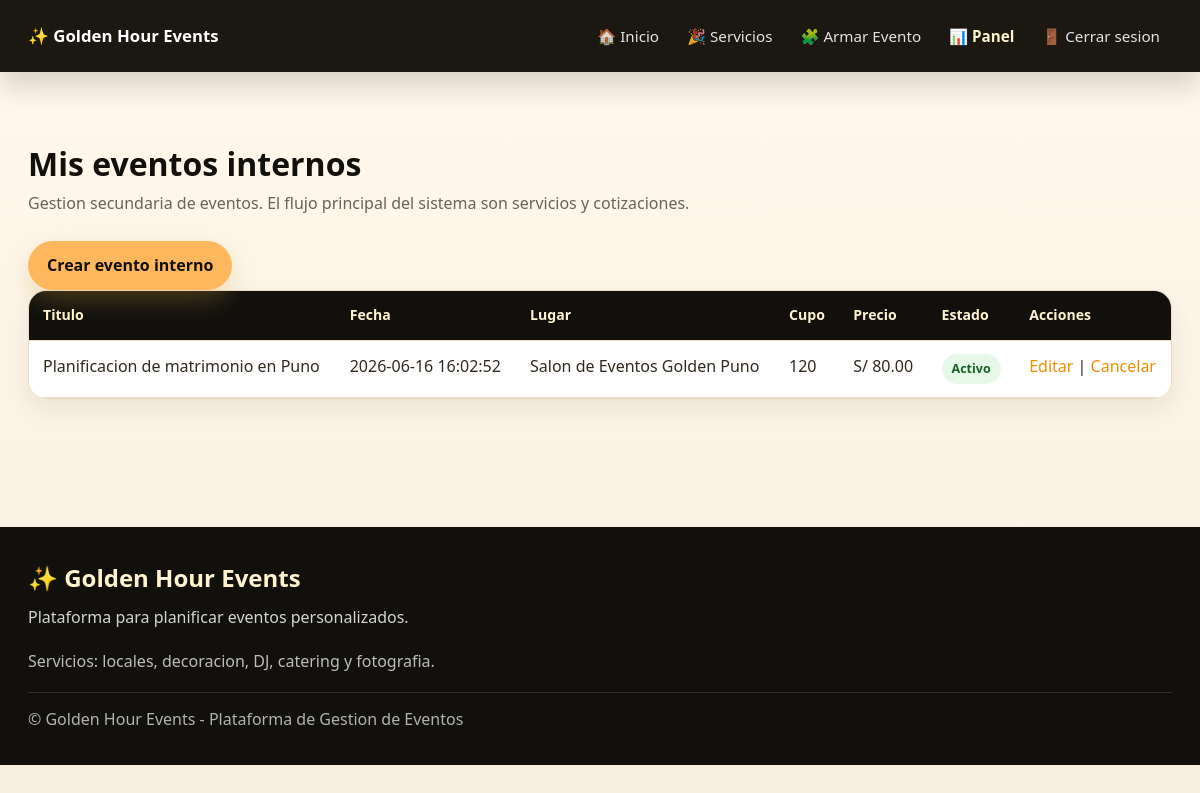
Screenshot of /views/organizer/my_events.php (signed in) with the database file from the repository.
### tables this page shows
CREATE TABLE eventos (
    id INT UNSIGNED AUTO_INCREMENT PRIMARY KEY,
    organizador_id INT UNSIGNED NOT NULL,
    titulo VARCHAR(150) NOT NULL,
    descripcion TEXT NOT NULL,
    categoria VARCHAR(80) NULL,
    fecha_inicio DATETIME NOT NULL,
    fecha_fin DATETIME NULL,
    lugar VARCHAR(180) NOT NULL,
    direccion VARCHAR(220) NULL,
    cupo_total INT UNSIGNED NOT NULL,
    precio DECIMAL(10,2) NOT NULL DEFAULT 0.00,
    imagen VARCHAR(255) NULL,
    estado ENUM('borrador','activo','cancelado','finalizado') NOT NULL DEFAULT 'activo',
    created_at TIMESTAMP DEFAULT CURRENT_TIMESTAMP,
    updated_at TIMESTAMP DEFAULT CURRENT_TIMESTAMP ON UPDATE CURRENT_TIMESTAMP,

    CONSTRAINT fk_eventos_organizador
        FOREIGN KEY (organizador_id)
        REFERENCES usuarios(id)
        ON UPDATE CASCADE
        ON DELETE RESTRICT,

    INDEX idx_eventos_fecha (fecha_inicio),
    INDEX idx_eventos_estado (estado),
    INDEX idx_eventos_organizador (organizador_id)
);

### includes/auth.php (called while the page is built, shortened)
<?php
function currentUser()
{
    return $_SESSION['user'] ?? null;
}

### models/Event.php (called while the page is built, shortened)
<?php
require_once __DIR__ . '/../config/database.php';
class Event
{
    private static function db()
    {
        global $pdo;
        return $pdo;
    }
    public static function byOrganizer($organizadorId)
    {
        $sql = "SELECT *
                FROM eventos
                WHERE organizador_id = :organizador_id
                ORDER BY fecha_inicio DESC";
        $stmt = self::db()->prepare($sql);
        $stmt->execute(['organizador_id' => $organizadorId]);
        return $stmt->fetchAll();
    }
}

### controllers/EventController.php (called while the page is built, shortened)
<?php
require_once __DIR__ . '/../models/Event.php';
class EventController
{
    public static function myEvents($userId)
    {
        return Event::byOrganizer($userId);
    }
}

### views/organizer/my_events.php (the view, shortened to what this page needs)
<?php
require_once __DIR__ . '/../../includes/auth.php';
require_once __DIR__ . '/../../controllers/EventController.php';
$user = currentUser();
$events = EventController::myEvents($user['id']);
require_once __DIR__ . '/../../includes/header.php';
require_once __DIR__ . '/../../includes/navbar.php';
?>
<main class="container">
    <section class="section">
        <h1 class="page-title">Mis eventos internos</h1>
        <p class="page-subtitle">Gestion secundaria de eventos. El flujo principal del sistema son servicios y cotizaciones.</p>
        <p><a class="btn btn-primary" href="/GoldenHoursEvents/views/organizer/create_event.php">Crear evento interno</a></p>
        <?php if (empty($events)): ?>
            <div class="empty-state">
                <h2>🗓️ Aun no has creado eventos.</h2>
            </div>
        <?php else: ?>
            <div class="table-wrapper">
                <table>
                    <thead>
                        <tr>
                            <th>Titulo</th>
                            <th>Fecha</th>
                            <th>Lugar</th>
                            <th>Cupo</th>
                            <th>Precio</th>
                            <th>Estado</th>
                            <th>Acciones</th>
                        </tr>
                    </thead>
                    <tbody>
                        <?php foreach ($events as $event): ?>
                            <tr>
                                <td><?php echo htmlspecialchars($event['titulo'], ENT_QUOTES, 'UTF-8'); ?></td>
                                <td><?php echo htmlspecialchars($event['fecha_inicio'], ENT_QUOTES, 'UTF-8'); ?></td>
                                <td><?php echo htmlspecialchars($event['lugar'], ENT_QUOTES, 'UTF-8'); ?></td>
                                <td><?php echo (int) $event['cupo_total']; ?></td>
                                <td>S/ <?php echo number_format((float) $event['precio'], 2); ?></td>
                                <td><span class="badge badge-<?php echo htmlspecialchars($event['estado'], ENT_QUOTES, 'UTF-8'); ?>"><?php echo htmlspecialchars($event['estado'], ENT_QUOTES, 'UTF-8'); ?></span></td>
                                <td>
                                    <a href="/GoldenHoursEvents/views/organizer/edit_event.php?id=<?php echo (int) $event['id']; ?>">Editar</a>
                                    |
                                    <a data-confirm="Cancelar este evento?" href="/GoldenHoursEvents/views/organizer/delete_event.php?id=<?php echo (int) $event['id']; ?>">Cancelar</a>
                                </td>
                            </tr>
                        <?php endforeach; ?>
                    </tbody>
                </table>
            </div>
        <?php endif; ?>
    </section>
</main>
<?php require_once __DIR__ . '/../../includes/footer.php'; ?>

### public/css/style.css (style rules this page uses)
:root { --gold: #FFB75E; --gold-dark: #ED8F03; --gold-soft: #fff3cf; --black: #11100d; --black-soft: #282015; --white: #ffffff; --cream: #FFF7E8; --cream-2: #f8efe0; --gray: #f4f4f4; --text: #31291f; --muted: #6b6258; --border: #eadcc5; --overlay-dark: rgba(10, 10, 10, 0.55); --overlay-soft: rgba(10, 10, 10, 0.38); --glass-light: rgba(255, 255, 255, 0.86); --glass-dark: rgba(18, 15, 11, 0.72); --shadow: 0 18px 45px rgba(0,0,0,.12); --shadow-strong: 0 24px 70px rgba(0,0,0,.28); --shadow-soft: 0 10px 25px rgba(45, 31, 12, 0.08); --gradient-warm: linear-gradient(135deg, #FFB75E 0%, #ED8F03 100%); --gradient-soft: linear-gradient(135deg, #fff8ec 0%, #fff1cf 48%, #ffe3bd 100%); --radius: 18px; --radius-sm: 12px; --container: 1180px; --transition: 420ms cubic-bezier(0.22,1,0.36,1); }
* { box-sizing: border-box; margin: 0; padding: 0; }
html { scroll-behavior: smooth; }
body { background: linear-gradient(180deg, rgba(255, 248, 236, 0.96), rgba(248, 239, 224, 0.96)), var(--cream); color: var(--text); font-family: "Segoe UI", Arial, sans-serif; line-height: 1.6; min-height: 100vh; }
a { color: var(--gold-dark); text-decoration: none; transition: color var(--transition), transform var(--transition), opacity var(--transition); }
.container { margin: 0 auto; max-width: var(--container); padding: 28px 18px; width: 100%; }
.section { padding: 46px 0; }
.page-title { color: var(--black); font-size: 2rem; line-height: 1.1; margin-bottom: 10px; }
.page-subtitle { color: var(--muted); font-size: 1rem; margin-bottom: 24px; max-width: 760px; }
.btn { align-items: center; background: var(--gold); border: 1px solid var(--gold); border-radius: 999px; box-shadow: 0 10px 24px rgba(215, 166, 66, 0.28); color: var(--black); cursor: pointer; display: inline-flex; font: inherit; font-weight: 800; justify-content: center; min-height: 44px; padding: 11px 18px; text-decoration: none; transition: transform var(--transition), box-shadow var(--transition), background var(--transition), color var(--transition); }
.btn-primary { background: var(--gold); border-color: var(--gold); color: var(--black); }
.table-wrapper { border: 1px solid var(--border); border-radius: var(--radius); box-shadow: var(--shadow-soft); overflow-x: auto; }
table, .table { background: var(--white); border-collapse: collapse; min-width: 760px; width: 100%; }
th, td, .table th, .table td { border-bottom: 1px solid var(--border); padding: 13px 14px; text-align: left; vertical-align: top; }
th, .table th { background: var(--black); color: var(--gold-soft); font-size: 0.88rem; }
.badge { border-radius: 999px; display: inline-flex; font-size: 0.78rem; font-weight: 900; padding: 5px 10px; text-transform: capitalize; }
.badge-success, .badge-aprobado, .badge-activo, .badge-exitoso, .badge-pagado, .badge-finalizado { background: #e7f8e9; color: #166228; }

### rows the page displays
eventos: titulo "Planificacion de matrimonio en Puno", fecha_inicio "2026-06-16 16:02:52", lugar "Salon de Eventos Golden Puno", cupo_total "120", precio "80.00", estado "Activo"
